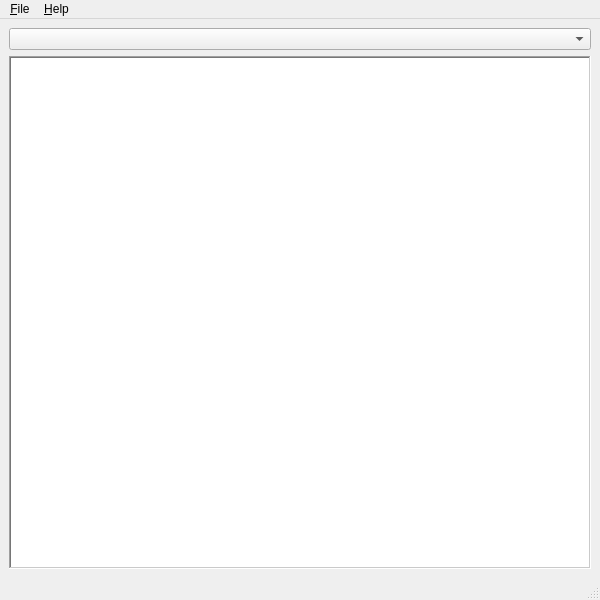
<?xml version="1.0" encoding="UTF-8"?>
<ui version="4.0">
 <class>opera_notesClass</class>
 <widget class="QMainWindow" name="opera_notesClass">
  <property name="geometry">
   <rect>
    <x>0</x>
    <y>0</y>
    <width>600</width>
    <height>600</height>
   </rect>
  </property>
  <property name="windowTitle">
   <string>Opera Notes Reader</string>
  </property>
  <property name="windowIcon">
   <iconset resource="opera_notes.qrc">
    <normaloff>:/images/opera_notes.png</normaloff>:/images/opera_notes.png</iconset>
  </property>
  <widget class="QWidget" name="centralwidget">
   <layout class="QVBoxLayout" name="verticalLayout">
    <item>
     <widget class="QComboBox" name="combo"/>
    </item>
    <item>
     <widget class="QTextEdit" name="text">
      <property name="frameShape">
       <enum>QFrame::WinPanel</enum>
      </property>
      <property name="readOnly">
       <bool>true</bool>
      </property>
      <property name="textInteractionFlags">
       <set>Qt::LinksAccessibleByKeyboard|Qt::LinksAccessibleByMouse|Qt::TextBrowserInteraction|Qt::TextSelectableByKeyboard|Qt::TextSelectableByMouse</set>
      </property>
     </widget>
    </item>
   </layout>
  </widget>
  <widget class="QMenuBar" name="menubar">
   <property name="geometry">
    <rect>
     <x>0</x>
     <y>0</y>
     <width>600</width>
     <height>23</height>
    </rect>
   </property>
   <widget class="QMenu" name="menu_File">
    <property name="title">
     <string>&amp;File</string>
    </property>
    <addaction name="separator"/>
    <addaction name="action_open"/>
    <addaction name="action_save"/>
    <addaction name="action_save_all"/>
    <addaction name="action_reload"/>
    <addaction name="separator"/>
    <addaction name="action_exit"/>
   </widget>
   <widget class="QMenu" name="menu_help">
    <property name="title">
     <string>&amp;Help</string>
    </property>
    <addaction name="action_about"/>
   </widget>
   <addaction name="menu_File"/>
   <addaction name="menu_help"/>
  </widget>
  <widget class="QStatusBar" name="statusbar"/>
  <action name="action_open">
   <property name="text">
    <string>&amp;Open...</string>
   </property>
   <property name="toolTip">
    <string>Open</string>
   </property>
   <property name="shortcut">
    <string>Ctrl+O</string>
   </property>
  </action>
  <action name="action_exit">
   <property name="text">
    <string>E&amp;xit</string>
   </property>
   <property name="shortcut">
    <string>Alt+X</string>
   </property>
  </action>
  <action name="action_save">
   <property name="text">
    <string>&amp;Save...</string>
   </property>
   <property name="shortcut">
    <string>Ctrl+S</string>
   </property>
  </action>
  <action name="action_reload">
   <property name="text">
    <string>&amp;Reload</string>
   </property>
   <property name="shortcut">
    <string>F5</string>
   </property>
  </action>
  <action name="action_save_all">
   <property name="text">
    <string>Save &amp;All...</string>
   </property>
   <property name="shortcut">
    <string>Ctrl+Shift+S</string>
   </property>
  </action>
  <action name="action_about">
   <property name="text">
    <string>&amp;About</string>
   </property>
  </action>
 </widget>
 <resources>
  <include location="opera_notes.qrc"/>
 </resources>
 <connections>
  <connection>
   <sender>action_exit</sender>
   <signal>triggered()</signal>
   <receiver>opera_notesClass</receiver>
   <slot>close()</slot>
   <hints>
    <hint type="sourcelabel">
     <x>-1</x>
     <y>-1</y>
    </hint>
    <hint type="destinationlabel">
     <x>399</x>
     <y>299</y>
    </hint>
   </hints>
  </connection>
 </connections>
</ui>
